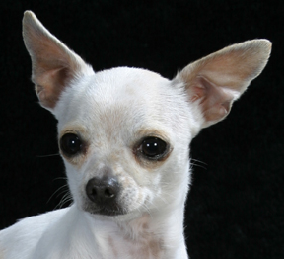
#> input picture WhiteTanChihuahua2.png, 284 x 259 px
$ python -i chihuahua.py   (imports and definitions only)
#> lines starting #> are read from the running program, lines starting #| are printed output that depends on the picture
from time import sleep
from PIL import Image
import numpy as np


# [36 lines left out: function _imag2dots, not called in this run]


def _cstr(s, r, g, b):
    return f'\033[38;2;{r};{g};{b}m{s}\033[0m'


# [17 lines left out: function _imag2cstr, not called in this run]


def chihuahua(size=(35, 33), color=False, background='white', time=0.25, rotate=False):
    """
    size :
        (width, height), image size (pixel)
    color :
        bool, determine chihuahua is colored or black and white.
        This option can not work in some situations (e.g windows cmd).
    background :
        'white' or 'black'. the console background color
        It is not necessary when color = True.
    time :
        Stopping time after each chihuahua is printed.
    rotate :
        bool, determine if chihuahua is rotated or not.

    Example
    -------
    >>> @chihuahua()
    >>> def test_func(a, b):
    >>>     return a + b
    >>>
    >>> test_func(1, b)

    """
#> called with size = (35, 33), color = False, background = 'white', time = 0.25, rotate = False
    imag = Image.open('WhiteTanChihuahua2.png').resize(size)
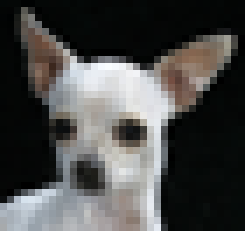
#> imag: PIL image 35x33 RGBA (shown 7 times larger); mean R, G, B, A 75.1, 75, 73.8, 255

    # [10 lines left out: function decorator, not called in this run]

    return decorator

>>> result = chihuahua()
